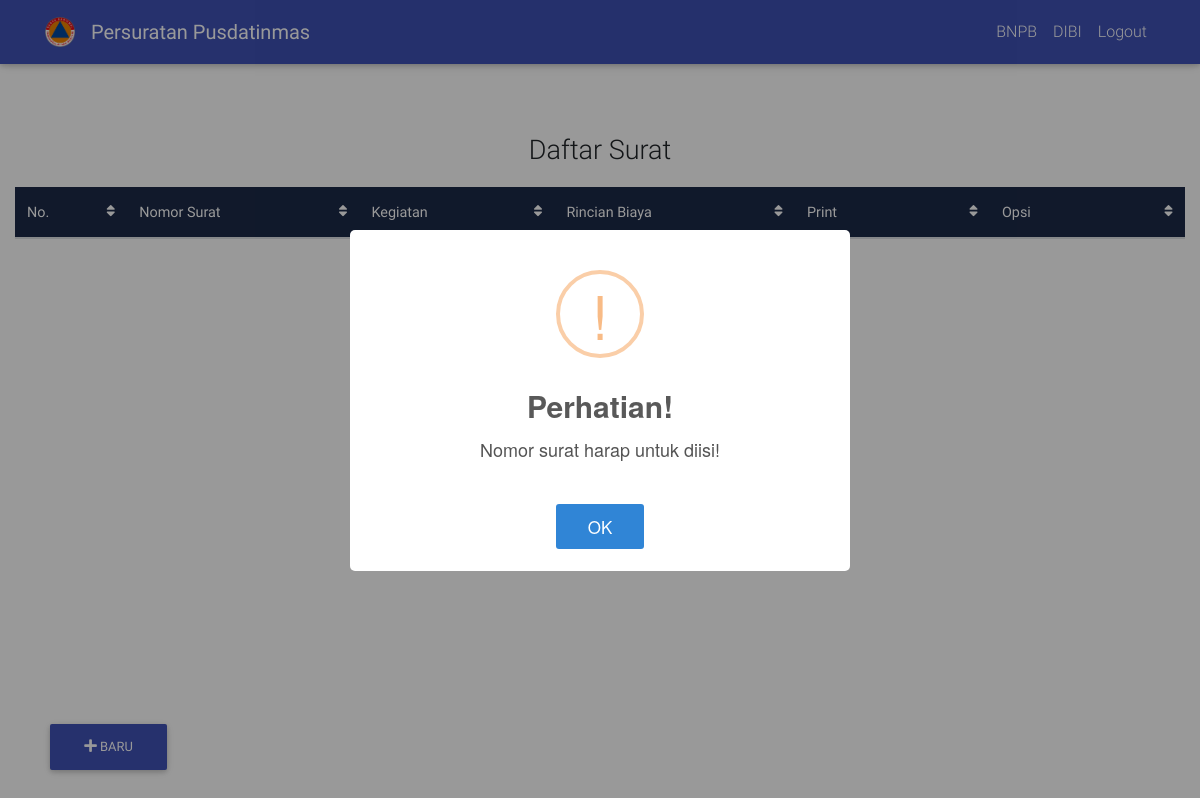
The app's page /index.php/home/lihat_surat, older data.
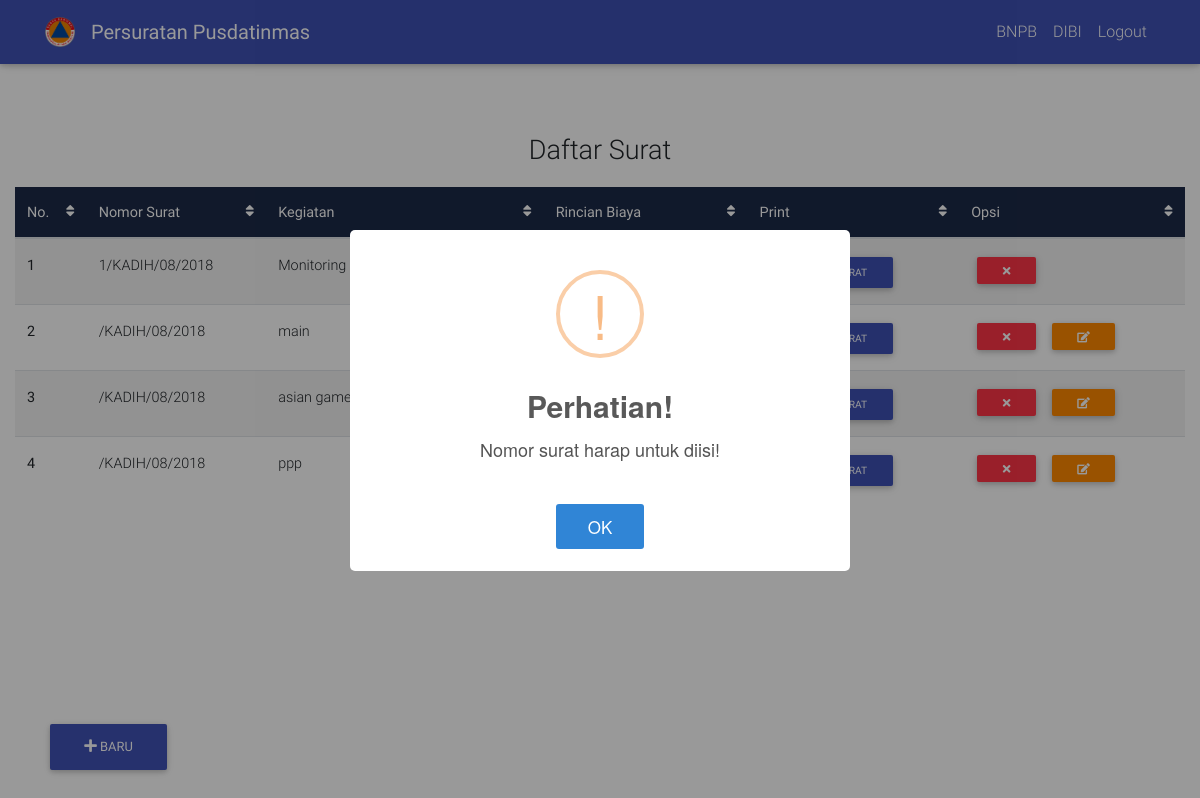
The same page, newer data.
### tables this page shows
CREATE TABLE `surat_dinas` (
  `id` int(11) NOT NULL,
  `nomor` varchar(30) NOT NULL DEFAULT '00/KADIH/02/2018',
  `kegiatan` varchar(100) NOT NULL,
  `jenis` tinyint(1) NOT NULL,
  `opsi` tinyint(1) NOT NULL,
  `pos` int(1) DEFAULT NULL
);

### application/controllers/Home.php (called while the page is built, shortened)
<?php
class Home extends CI_Controller {
	function __Construct()
    {
        $this->load->model("home_model");
        $this->load->library("pagination");
    }
	public function lihat_surat() {
		$data['surat'] = $this->home_model->get_surat();
		$this->load->view('layouts/nav');
		$this->load->view('layouts/header');
		$this->load->view('lihat_surat', $data);
	}
}

### index.php (called while the page is built, shortened)
<?php
require_once BASEPATH.'core/CodeIgniter.php';

### application/models/Home_model.php (called while the page is built, shortened)
<?php
class Home_model extends CI_Model {
	function get_surat() {
		$this->db->from('surat_dinas');
		$query = $this->db->get();
		return $query->result();
	}
}
?>

### application/views/lihat_surat.php (the view, shortened to what this page needs)
<body>
          <div class="container-fluid" style="padding-top: 10vh; padding-bottom: 15vh;">
                <p style="font-size: 27px; text-align: center; padding-top: 50px;">Daftar Surat</p>
                      <table id="lihat_surat" class="table table-striped" cellspacing="0">
                          <thead class="mdb-color darken-3 white-text">
                            <tr>
                              <th scope="col">No.
                                <i class="fa fa-sort float-right" aria-hidden="true"></i>
                              </th>
                              <th class="th-sm" scope="col">Nomor Surat
                                <i class="fa fa-sort float-right" aria-hidden="true"></i>
                              </th>
                              <th class="th-sm" scope="col">Kegiatan
                                <i class="fa fa-sort float-right" aria-hidden="true"></i>
                              </th>
                              <th class="th-sm" scope="col">Rincian Biaya
                                <i class="fa fa-sort float-right" aria-hidden="true"></i>
                              </th>
                              <th class="th-sm" scope="col">Print
                                <i class="fa fa-sort float-right" aria-hidden="true"></i>
                              </th>
                              <th class="th-sm" scope="col">Opsi
                                <i class="fa fa-sort float-right" aria-hidden="true"></i>
                              </th>
                            </tr>
                          </thead>
                          <tbody>
						  <?php
						  $i = 1;
						  foreach ($surat as $row) {
							  $nomor = $row->nomor;
							  $arr_nomor = explode('/', $nomor);
							  $nomor_surat = trim($arr_nomor[0], " ");
						  	echo "
						  	<tr>
                              <th scope=\"row\">$i</th>
                              <td>$row->nomor</td>
                              <td>$row->kegiatan</td>
                              <td>
                                <a href='".base_url('C_PDF/print_biaya/'.$row->id)."'>
                                <button type=\"button\" class=\"btn btn-indigo btn-sm my-0\">LIHAT RINCIAN
                                </button></a>
                              </td>
                              <td>
                                <a href='".base_url('C_PDF/print/'.$row->id)."' target='_blank'>
                                <button type=\"button\" class=\"btn btn-indigo btn-sm my-0\"><i class=\"fa fa-print\" aria-hidden=\"true\"></i> PRINT SURAT
                                </button></a>
                              </td>
                              <td>
                                <button onclick='hapus($row->id)'
                                type='button' class='btn btn-danger btn-sm my-0'>
                                <i class='fa fa-times' aria-hidden='true'></i></button>
    						  	";
						  if(empty($nomor_surat)) {
							  echo "
                                <span><a  data-toggle='modal'
                                data-target='#modalEdit'><button
                                type='button' class='btn btn-warning btn-sm my-0' id='edit_surat'>
                                <i class='fa fa-edit' aria-hidden='true'></i></button></span>
                                </td>
                            </tr>";
						  }
    						  $i++;
    						}
    				  ?>
						  </tbody>
						</table>
    <div class="container-fluid">
      <div class="btn-group">
        <a href="<?php  echo base_url('surat/buat_surat_dinas')?>"> <button class="btn animated bounceInLeft btn-indigo btn-fab" type="button" data-toggle="modal" data-target="#modalRegisterForm" id="main"><i class="fa fa-plus" aria-hidden="true">
          </i> Baru</button>
        </a>
      </div>
    </div>
  </div>
</body>
</html>

Row changes from the older to the newer data that the page shows:
added surat_dinas: nomor "1/KADIH/08/2018", kegiatan "Monitoring…"
added surat_dinas: nomor "/KADIH/08/2018", kegiatan "main"
added surat_dinas: nomor "/KADIH/08/2018", kegiatan "asian games"
added surat_dinas: nomor "/KADIH/08/2018", kegiatan "ppp"
